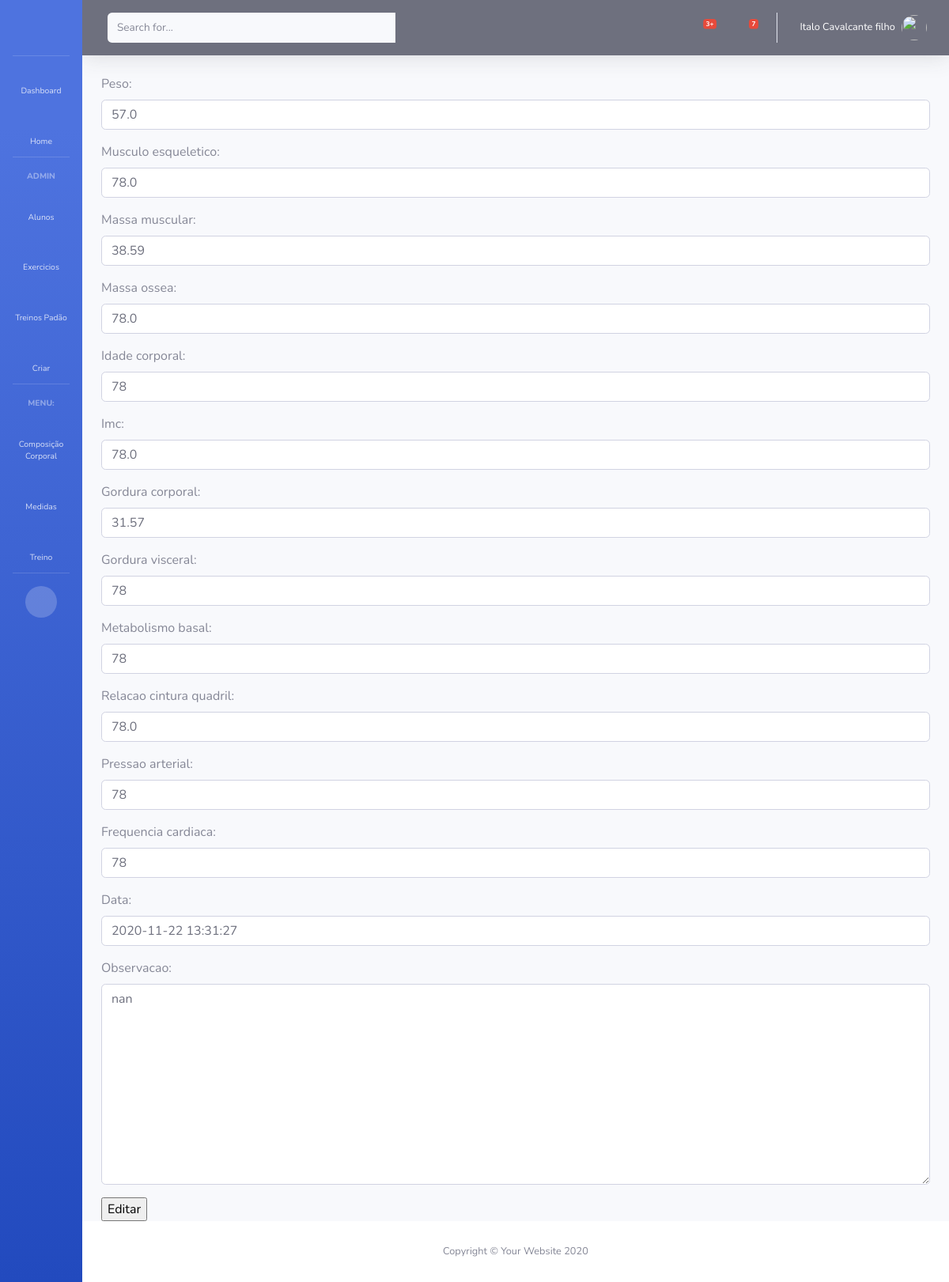
/composicaoCorporaleditar/1 (signed in), run on the app's committed database.
### pessonal/models.py (models this page shows, shortened)
class ComposicaoCorporal(models.Model):
    aluno = models.ForeignKey(User,on_delete= models.PROTECT)
    peso = models.FloatField()
    musculo_esqueletico = models.FloatField()
    massa_muscular = models.FloatField()
    massa_ossea = models.FloatField()
    idade_corporal = models.IntegerField()
    imc =  models.FloatField()
    gordura_corporal = models.FloatField()
    gordura_visceral = models.IntegerField()
    metabolismo_basal =  models.IntegerField()
    relacao_cintura_quadril = models.FloatField()
    pressao_arterial = models.CharField(max_length=8)
    frequencia_cardiaca = models.IntegerField()
    data = models.DateTimeField(default = timezone.now)
    observacao = models.TextField()

### pessonal/views.py (the view)
# urls.py: path('composicaoCorporaleditar/<int:pk>', views.ComposiEdit.as_view(), name = 'Composiedit'),
class ComposiEdit(PermissionRequiredMixin,UpdateView):
    permission_required = 'pessonal.change_ComposicaoCorporal'
    model = ComposicaoCorporal
    form_class = CompForm
    template_name = 'perssonal/composicao_edit.html'

### pessonal/forms.py
class CompForm(ModelForm):
    class Meta:
        model = ComposicaoCorporal
        exclude = ('aluno',)

### pessonal/templates/perssonal/composicao_edit.html (shortened to what this page needs)
{% extends 'base.html' %}
{% load widget_tweaks %}
{% block content %}
<form action="" method="post">
    {% for field in form.visible_fields %}
      <div class="form-group">
        {{ field.label_tag }}
        {% if form.is_bound %}
          {% if field.errors %}
            {% render_field field class="form-control is-invalid" %}
            {% for error in field.errors %}
              <div class="invalid-feedback">
                {{ error }}
              </div>
            {% endfor %}
          {% else %}
            {% render_field field class="form-control is-valid" %}
          {% endif %}
        {% else %}
          {% render_field field class="form-control" %}
        {% endif %}
      </div>
    {% endfor %}
    <input type="submit" value="Editar" />
</form>
{% endblock content %}

### templates/base.html (shortened to what this page needs)
{% load static %}
<!DOCTYPE html>
<html lang="pt-br>
<head>
    <meta charset="UTF-8">
  <link href="{% static 'vendor/fontawesome-free/css/all.css' %}" rel="stylesheet" type="text/css">
  <link href="{% static 'css/sb-admin-2.css' %}" rel="stylesheet">
</head>
<body id="page-top">
  <div id="wrapper">
    <ul class="navbar-nav bg-gradient-primary sidebar sidebar-dark accordion toggled" id="accordionSidebar">
      <a class="sidebar-brand d-flex align-items-center justify-content-center" href="index.html">
      </a>
      <hr class="sidebar-divider my-0">
      <li class="nav-item ">
        <a class="nav-link" href="{% url 'dash' %}">
          <i class="fas fa-fw fa-tachometer-alt"></i>
          <span>Dashboard</span></a>
      </li>
      <li class="nav-item">
        <a class="nav-link" href="{% url 'home' %}">
          <i class="fas fa-fw fa-home"></i>
          <span>Home</span></a>
      </li>
     {% if user.is_superuser %}
      <hr class="sidebar-divider">
      <div class="sidebar-heading">
        Admin
      </div>
      <li class="nav-item">
        <a class="nav-link" href="{% url 'alunos' %}">
          <span>Alunos</span></a>
      </li>
      <li class="nav-item">
        <a class="nav-link" href="{% url 'exerciciolist' %}">
          <span>Exercicios</span></a>
      </li>
      <li class="nav-item">
        <a class="nav-link" href="{% url 'treinosP'%}">
          <i class="fas fa-fw fa-clipboard-list"></i>
          <span>Treinos Padão</span></a>
      </li>
      <li class="nav-item">
        <a class="nav-link collapsed" href="#" data-toggle="collapse" data-target="#collapseTwo" aria-expanded="true" aria-controls="collapseTwo">
          <i class="fas fa-fw fa-plus-circle"></i>
          <span>Criar</span>
        </a>
      </li>
      {% endif %}
      {% if user.is_authenticated %}
      <hr class="sidebar-divider">
      <div class="sidebar-heading">
        Menu:
      </div>
      <li class="nav-item">
        <a class="nav-link" href="{% url 'ComposiList' user.pk %}">
          <span>Composição Corporal</span></a>
      </li>
      <li class="nav-item">
        <a class="nav-link" href="{% url 'medidasList' user.pk %}">
          <span>Medidas</span></a>
      </li>
      <li class="nav-item">
        <a class="nav-link" href="{% url 'treinos' user.pk %}">
          <i class="fas fa-fw fa-clipboard-list"></i>
          <span>Treino</span></a>
      </li>
      <hr class="sidebar-divider d-none d-md-block">
      <div class="text-center d-none d-md-inline">
        <button class="rounded-circle border-0" id="sidebarToggle"></button>
      </div>
        {% endif %}
    </ul>
    <div id="content-wrapper" class="d-flex flex-column">
      <div id="content">
        <nav class="navbar navbar-expand navbar-light bg-gray-700 topbar mb-4 static-top shadow">
          <form class="d-none d-sm-inline-block form-inline mr-auto ml-md-3 my-2 my-md-0 mw-100 navbar-search">
            <div class="input-group">
              <input type="text" class="form-control bg-light border-0 small" placeholder="Search for..." aria-label="Search" aria-describedby="basic-addon2">
              <div class="input-group-append">
                <button class="btn btn-green" type="button">
                  <i class="fas fa-search fa-sm"></i>
                </button>
              </div>
            </div>
          </form>
          <ul class="navbar-nav ml-auto">
            <li class="nav-item dropdown no-arrow mx-1">
              <a class="nav-link dropdown-toggle" href="#" id="alertsDropdown" role="button" data-toggle="dropdown" aria-haspopup="true" aria-expanded="false">
                <i class="fas fa-bell fa-fw"></i>
                <span class="badge badge-danger badge-counter">3+</span>
              </a>
            </li>
            <li class="nav-item dropdown no-arrow mx-1">
              <a class="nav-link dropdown-toggle" href="#" id="messagesDropdown" role="button" data-toggle="dropdown" aria-haspopup="true" aria-expanded="false">
                <i class="fas fa-envelope fa-fw"></i>
                <span class="badge badge-danger badge-counter">7</span>
              </a>
            </li>
            {% if user.is_authenticated %}
            <li class="nav-item dropdown no-arrow">
              <a class="nav-link dropdown-toggle" href="#" id="userDropdown" role="button" data-toggle="dropdown" aria-haspopup="true" aria-expanded="false">
                <span class="mr-2 d-none d-lg-inline text-white small">{{user.first_name}} {{user.last_name}}</span>
                <img class="img-profile rounded-circle" src="https://d1nhio0ox7pgb.cloudfront.net/_img/o_collection_png/green_dark_grey/512x512/plain/user.png">
              </a>
            </li>
            {% endif %}
          </ul>
        </nav>
        <div class="container-fluid">
            {% block content %}
            {% endblock content %}
        </div>
      </div>
      <footer class="sticky-footer bg-white">
        <div class="container my-auto">
          <div class="copyright text-center my-auto">
            <span>Copyright &copy; Your Website 2020</span>
          </div>
        </div>
      </footer>
    </div>
  </div>
</body>
</html>

### data on the page
ComposicaoCorporal: peso "57.0" "78.0" "38.59" "78.0" "78" "78.0" "31.57" "78" "78" "78.0" "78" "78" "2020-11-22 13:31:27" "nan"

### other printed values
{{ user.first_name }} "Italo"
{{ user.last_name }} "Cavalcante filho"
{{ field.label_tag }} "Peso:" "Musculo esqueletico:" "Massa muscular:" "Massa ossea:" "Idade corporal:" "Imc:" "Gordura corporal:" "Gordura visceral:" "Metabolismo basal:" "Relacao cintura quadril:" "Pressao arterial:" "Frequencia cardiaca:" "Data:" "Observacao:"
